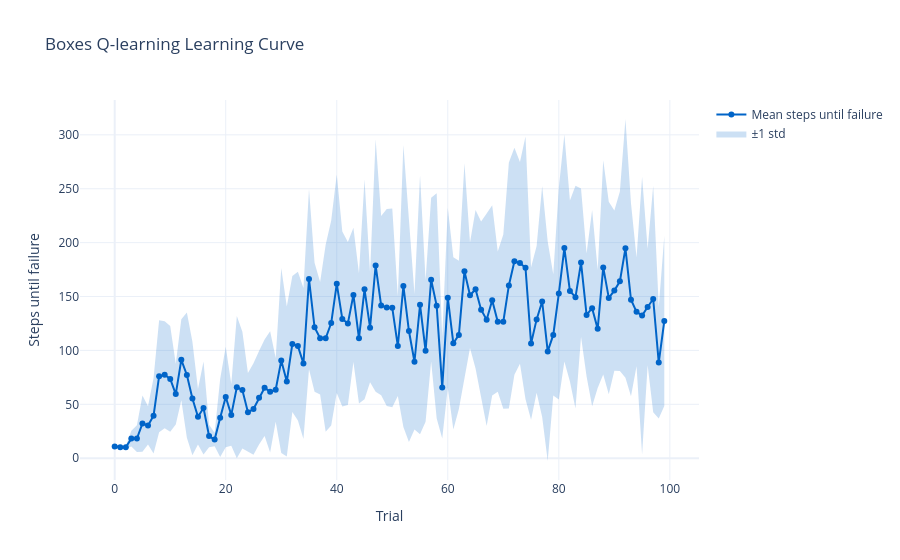

Notebook code for this chart:
### Code cell
import plotly.graph_objects as go
import numpy as np

def plot_trial_results(model_name, mean_curve, std_curve=None):
    """Plot mean steps-until-failure per trial, with optional std band."""
    trials = np.arange(len(mean_curve))
    fig = go.Figure()
    title=f"{model_name} Learning Curve"

    if std_curve is not None:
        # Upper bound (invisible line, anchors the fill)
        fig.add_trace(go.Scatter(
            x=trials,
            y=mean_curve + std_curve,
            mode="lines",
            line=dict(width=0),
            showlegend=False,
            hoverinfo="skip",
        ))
        # Lower bound (fills down to upper bound)
        fig.add_trace(go.Scatter(
            x=trials,
            y=mean_curve - std_curve,
            mode="lines",
            line=dict(width=0),
            fill="tonexty",
            fillcolor="rgba(0, 100, 200, 0.2)",
            name="±1 std",
            hoverinfo="skip",
        ))

    # Mean line on top
    fig.add_trace(go.Scatter(
        x=trials,
        y=mean_curve,
        mode="lines+markers",
        name="Mean steps until failure",
        line=dict(color="rgb(0, 100, 200)"),
    ))

    fig.update_layout(
        title=title,
        xaxis_title="Trial",
        yaxis_title="Steps until failure",
        template="plotly_white",
    )
    config = {
    'toImageButtonOptions': {
        'format': 'png', # or 'svg', 'jpeg', 'webp'
        'scale': 3 # triple the resolution of the saved img
    }
    }

    fig.show(config=config)

mean_curve = all_trial_results.mean(axis=0)
std_curve = all_trial_results.std(axis=0)
plot_trial_results(model_name, mean_curve, std_curve)

### Figure 1 — Plotly figure (JSON) as saved in the notebook; plotly's stock layout.template omitted (floating-point values rounded to 4 significant figures)
{"data": [{"hoverinfo": "skip", "line": {"width": 0}, "mode": "lines", "showlegend": false, "type": "scatter", "x": [0, 1, 2, 3, 4, 5, 6, 7, 8, 9, 10, 11, 12, 13, 14, 15, 16, 17, 18, 19, 20, 21, 22, 23, 24, 25, 26, 27, 28, 29, 30, 31, 32, 33, 34, 35, 36, 37, 38, 39, 40, 41, 42, 43, 44, 45, 46, 47, 48, 49, 50, 51, 52, 53, 54, 55, 56, 57, 58, 59, 60, 61, 62, 63, 64, 65, 66, 67, 68, 69, 70, 71, 72, 73, 74, 75, 76, 77, 78, 79, 80, 81, 82, 83, 84, 85, 86, 87, 88, 89, 90, 91, 92, 93, 94, 95, 96, 97, 98, 99], "y": [13.02, 11.45, 11.28, 25.55, 30.63, 58.29, 48.14, 74.44, 128.1, 127.0, 122.6, 87.68, 128.9, 135.3, 108.1, 64.25, 89.74, 31.01, 23.53, 73.75, 103.4, 68.75, 131.9, 117.4, 79.13, 88.04, 99.49, 110.2, 117.8, 93.08, 176.4, 140.9, 169.1, 173.0, 157.9, 249.8, 181.3, 163.5, 198.1, 220.5, 263.1, 210.3, 200.5, 213.8, 171.7, 258.8, 171.7, 295.9, 224.7, 231.3, 231.6, 150.2, 290.6, 220.9, 152.3, 262.5, 165.5, 241.6, 245.9, 112.6, 232.4, 186.5, 183.1, 273.5, 200.2, 230.4, 219.6, 227.1, 234.7, 191.7, 207.6, 274.4, 288.0, 274.9, 298.4, 177.1, 196.8, 252.6, 200.8, 170.7, 250.9, 300.3, 239.0, 252.7, 250.3, 189.9, 230.2, 174.8, 276.3, 238.0, 229.9, 247.4, 314.7, 236.5, 186.3, 261.2, 194.3, 252.8, 140.4, 206.2]}, {"fill": "tonexty", "fillcolor": "rgba(0, 100, 200, 0.2)", "hoverinfo": "skip", "line": {"width": 0}, "mode": "lines", "name": "±1 std", "type": "scatter", "x": [0, 1, 2, 3, 4, 5, 6, 7, 8, 9, 10, 11, 12, 13, 14, 15, 16, 17, 18, 19, 20, 21, 22, 23, 24, 25, 26, 27, 28, 29, 30, 31, 32, 33, 34, 35, 36, 37, 38, 39, 40, 41, 42, 43, 44, 45, 46, 47, 48, 49, 50, 51, 52, 53, 54, 55, 56, 57, 58, 59, 60, 61, 62, 63, 64, 65, 66, 67, 68, 69, 70, 71, 72, 73, 74, 75, 76, 77, 78, 79, 80, 81, 82, 83, 84, 85, 86, 87, 88, 89, 90, 91, 92, 93, 94, 95, 96, 97, 98, 99], "y": [8.781, 8.951, 9.123, 10.85, 5.768, 6.112, 12.66, 4.357, 24.14, 27.84, 24.55, 31.32, 53.71, 19.1, 2.7, 12.75, 3.458, 10.19, 11.07, 1.253, 10.16, 11.65, -0.1143, 8.98, 6.07, 3.157, 12.71, 20.6, 5.388, 33.92, 4.82, 1.53, 42.89, 34.99, 17.89, 82.57, 61.69, 59.15, 24.55, 30.33, 60.47, 48.05, 49.48, 89.15, 50.72, 54.62, 70.47, 61.65, 58.48, 48.54, 47.4, 57.78, 28.98, 15.08, 26.66, 22.28, 33.75, 89.62, 36.91, 18.38, 65.38, 26.7, 45.66, 73.46, 102.2, 83.24, 55.98, 29.92, 58.27, 61.67, 45.84, 46.25, 77.37, 87.54, 54.76, 35.66, 60.76, 38.24, -2.571, 58.08, 54.5, 89.66, 71.2, 46.14, 112.7, 75.87, 48.17, 65.23, 77.66, 59.43, 81.1, 80.8, 74.7, 57.49, 85.28, 3.442, 86.3, 42.62, 36.97, 48.45]}, {"line": {"color": "rgb(0, 100, 200)"}, "mode": "lines+markers", "name": "Mean steps until failure", "type": "scatter", "x": [0, 1, 2, 3, 4, 5, 6, 7, 8, 9, 10, 11, 12, 13, 14, 15, 16, 17, 18, 19, 20, 21, 22, 23, 24, 25, 26, 27, 28, 29, 30, 31, 32, 33, 34, 35, 36, 37, 38, 39, 40, 41, 42, 43, 44, 45, 46, 47, 48, 49, 50, 51, 52, 53, 54, 55, 56, 57, 58, 59, 60, 61, 62, 63, 64, 65, 66, 67, 68, 69, 70, 71, 72, 73, 74, 75, 76, 77, 78, 79, 80, 81, 82, 83, 84, 85, 86, 87, 88, 89, 90, 91, 92, 93, 94, 95, 96, 97, 98, 99], "y": [10.9, 10.2, 10.2, 18.2, 18.2, 32.2, 30.4, 39.4, 76.1, 77.4, 73.6, 59.5, 91.3, 77.2, 55.4, 38.5, 46.6, 20.6, 17.3, 37.5, 56.8, 40.2, 65.9, 63.2, 42.6, 45.6, 56.1, 65.4, 61.6, 63.5, 90.6, 71.2, 106.0, 104.0, 87.9, 166.2, 121.5, 111.3, 111.3, 125.4, 161.8, 129.2, 125.0, 151.5, 111.2, 156.7, 121.1, 178.8, 141.6, 139.9, 139.5, 104.0, 159.8, 118.0, 89.5, 142.4, 99.6, 165.6, 141.4, 65.5, 148.9, 106.6, 114.4, 173.5, 151.2, 156.8, 137.8, 128.5, 146.5, 126.7, 126.7, 160.3, 182.7, 181.2, 176.6, 106.4, 128.8, 145.4, 99.1, 114.4, 152.7, 195.0, 155.1, 149.4, 181.5, 132.9, 139.2, 120.0, 177.0, 148.7, 155.5, 164.1, 194.7, 147.0, 135.8, 132.3, 140.3, 147.7, 88.7, 127.3]}], "layout": {"title": {"text": "Boxes Q-learning Learning Curve"}, "xaxis": {"title": {"text": "Trial"}}, "yaxis": {"title": {"text": "Steps until failure"}}}}
